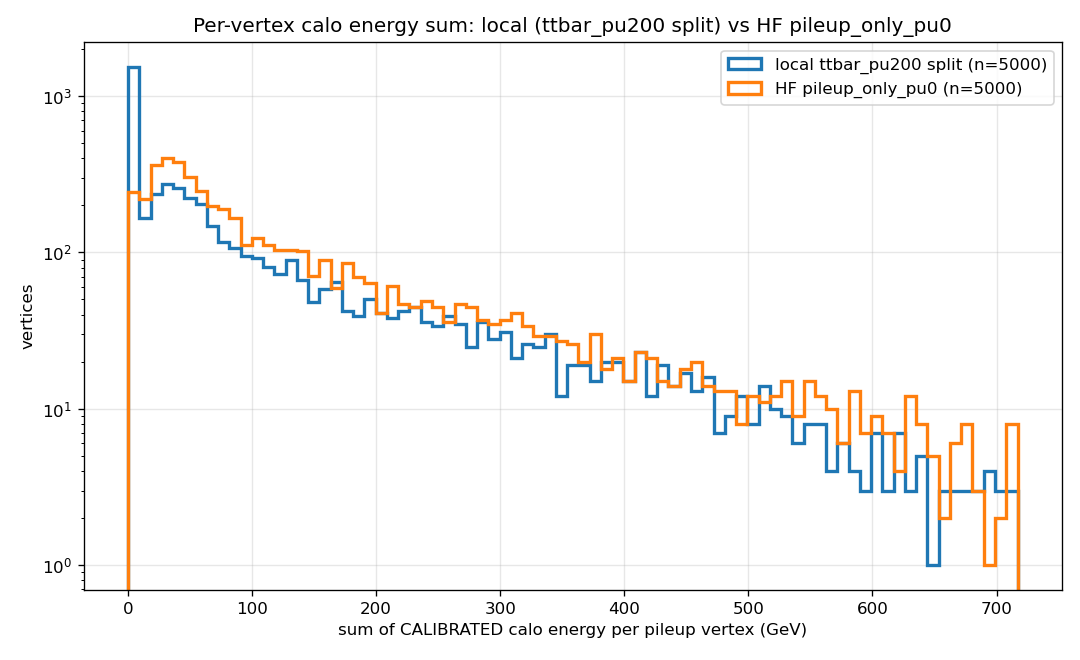

Write Python code to recreate this figure.
"""
Compare per-vertex calo-hit energy sums between two pileup-vertex sources:
  (a) Local pool built from ttbar_pu200 via create_pileup_pool_from_pu200.py
  (b) HuggingFace `pileup_only_pu0` (the original pileup-only events)

Take 5k vertices from each, compute sum(total_energy) per vertex, draw two
overlapping histograms for visual comparison.
"""

import sys
sys.path.insert(0, '/storage/agrp/barakma/PileupODD')

import polars as pl
import numpy as np
import matplotlib.pyplot as plt
from huggingface_hub import HfFileSystem
from primary.calibration import CALIBRATION

N_TARGET = 5000
LOCAL_DIR = "/storage/agrp/barakma/PileupODD/data/pileup_from_ttbar_pu200"
HF_PREFIX = "pileup_only_pu0"
HF_BASE = "datasets/CERN/ColliderML-Release-1/data"
NUMBER_OF_HF_REPO_FILES = 1000
OUT_PATH = "/storage/agrp/barakma/PileupODD/scripts/compare_pu_calo_sum.png"


def _sum_per_event(df: pl.DataFrame) -> np.ndarray:
    """Per-event sum of CALIBRATED hit energies (total_energy * calib_factor per detector).
    Mirrors the calibration applied in create_trainning_dataset_pileup.py:639.
    """
    sums = (
        df.lazy()
        .select(['event_id', 'detector', 'total_energy'])
        .explode(['detector', 'total_energy'])
        .join(CALIBRATION.lazy().select(['detector', 'calib_factor']),
              on='detector', how='left')
        .with_columns(
            cal_E=pl.col('total_energy') * pl.col('calib_factor')
        )
        .group_by('event_id', maintain_order=True)
        .agg(pl.col('cal_E').sum().alias('e_sum'))
        .sort('event_id')
        .collect(streaming=True)
    )
    # group_by drops events with empty lists; reattach them with e_sum=0 so the
    # input event order/count is preserved (an invisible vertex contributes 0).
    out = (
        df.select('event_id')
        .join(sums, on='event_id', how='left')
        .with_columns(pl.col('e_sum').fill_null(0.0))
    )
    return out['e_sum'].to_numpy()


def load_local(n: int) -> np.ndarray:
    """Take first n events from local file 0; load more files if needed."""
    sums = []
    i = 0
    while sum(len(s) for s in sums) < n:
        path = f"{LOCAL_DIR}/calo_hits-{i:05d}.parquet"
        df = pl.read_parquet(path, columns=['event_id', 'detector', 'total_energy'])
        sums.append(_sum_per_event(df))
        i += 1
    out = np.concatenate(sums)[:n]
    print(f"local: loaded {len(out)} vertices from {i} file(s)")
    return out


def load_hf(n: int) -> np.ndarray:
    """Stream HF pileup_only_pu0 calo_hits files until we have n events."""
    fs = HfFileSystem()
    sums = []
    i = 0
    while sum(len(s) for s in sums) < n:
        path = (f"{HF_BASE}/{HF_PREFIX}_calo_hits/"
                f"train-{i:05d}-of-{NUMBER_OF_HF_REPO_FILES:05d}.parquet")
        print(f"  reading {path}")
        with fs.open(path, "rb") as f:
            df = pl.read_parquet(f, columns=['event_id', 'detector', 'total_energy'])
        sums.append(_sum_per_event(df))
        i += 1
    out = np.concatenate(sums)[:n]
    print(f"HF:    loaded {len(out)} vertices from {i} file(s)")
    return out


def main():
    local = load_local(N_TARGET)
    hf = load_hf(N_TARGET)

    for name, arr in [("local (ttbar_pu200 split)", local), ("HF pileup_only_pu0", hf)]:
        print(f"{name}: n={len(arr)}, mean={arr.mean():.2f}, median={np.median(arr):.2f}, "
              f"min={arr.min():.2f}, max={arr.max():.2f}, zero-frac={(arr == 0).mean():.3f}")

    # Shared bins on the union range; log scale on y to see the tails.
    lo = 0.0
    hi = float(np.quantile(np.concatenate([local, hf]), 0.995))
    bins = np.linspace(lo, hi, 80)

    fig, ax = plt.subplots(figsize=(9, 5.5))
    ax.hist(local, bins=bins, histtype='step', linewidth=2,
            label=f"local ttbar_pu200 split (n={len(local)})", color='C0')
    ax.hist(hf, bins=bins, histtype='step', linewidth=2,
            label=f"HF pileup_only_pu0 (n={len(hf)})", color='C1')
    ax.set_xlabel("sum of CALIBRATED calo energy per pileup vertex (GeV)")
    ax.set_ylabel("vertices")
    ax.set_yscale('log')
    ax.set_title("Per-vertex calo energy sum: local (ttbar_pu200 split) vs HF pileup_only_pu0")
    ax.legend()
    ax.grid(True, alpha=0.3)
    fig.tight_layout()
    fig.savefig(OUT_PATH, dpi=120)
    print(f"saved: {OUT_PATH}")


if __name__ == '__main__':
    main()
